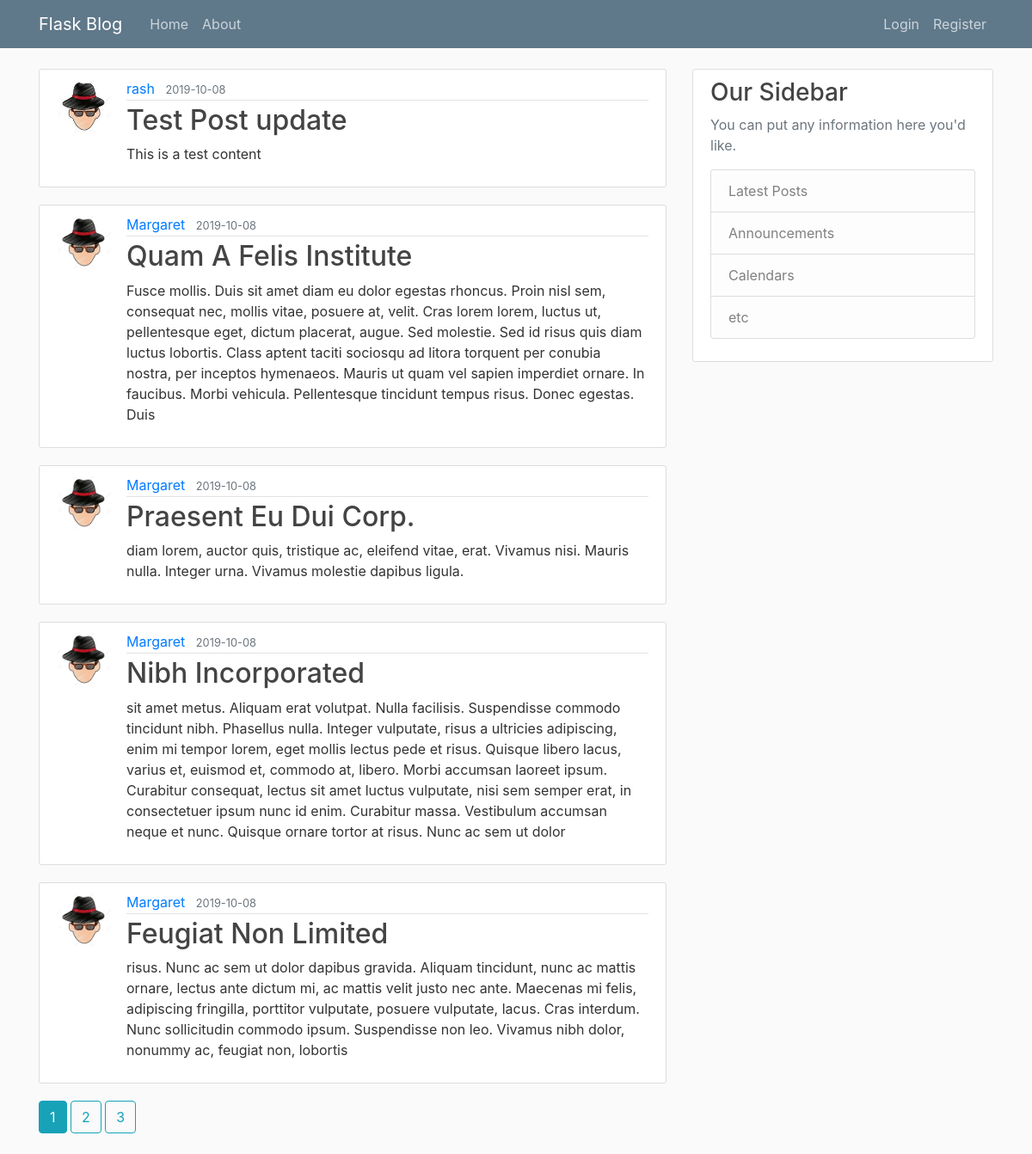
The page /home on the database its author committed.
### flaskblog/models.py (models this page shows, shortened)
class Post(db.Model):
    id = db.Column(db.Integer, primary_key=True)
    title = db.Column(db.String(200), nullable=False)
    date_posted = db.Column(db.DateTime, nullable=False,
                            default=datetime.utcnow)
    content = db.Column(db.Text, nullable=False)
    user_id = db.Column(db.Integer, db.ForeignKey('user.id'), nullable=False)

class User(db.Model, UserMixin):
    id = db.Column(db.Integer, primary_key=True)
    username = db.Column(db.String(20), unique=True, nullable=False)
    email = db.Column(db.String(120), unique=True, nullable=False)
    image_file = db.Column(db.String(20), nullable=False,
                           default='default.jpg')
    password = db.Column(db.String(60), nullable=False)
    posts = db.relationship('Post', backref='author', lazy=True)

### flaskblog/main/routes.py (the view)
@main.route('/')
@main.route('/home')
def home():
    page = request.args.get('page', 1, type=int)
    posts = Post.query.order_by(
        Post.date_posted.desc()).paginate(page=page, per_page=5)
    return render_template('home.html', posts=posts)

### flaskblog/templates/home.html (shortened to what this page needs)
{% extends "layout.html" %}
{% block content %}
{% for post in posts.items %}
<article class="media content-section">
    <img src="{{ url_for('static', filename='profile_pics/' + post.author.image_file) }}" alt=""
        class="rounded-circle article-img">
    <div class="media-body">
        <div class="article-metadata">
            <a class="mr-2"
                href="{{ url_for('users.user_post', username=post.author.username) }}">{{ post.author.username }}</a>
            <small class="text-muted">{{ post.date_posted.strftime('%Y-%m-%d') }}</small>
        </div>
        <h2><a class="article-title" href="{{ url_for('posts.post', post_id=post.id) }}">{{ post.title }}</a></h2>
        <p class="article-content">{{ post.content }}</p>
    </div>
</article>
{% endfor %}
{% for page_num in posts.iter_pages(left_edge=1, right_edge=1, left_current=1, right_current=2) %}
{% if page_num %}
{% if posts.page == page_num %}
<a href="{{ url_for('main.home', page=page_num) }}" class="btn btn-info mb-4">{{ page_num }}</a>
{% else %}
<a href="{{ url_for('main.home', page=page_num) }}" class="btn btn-outline-info mb-4">{{ page_num }}</a>
{% endif %}
{% endif %}
{% endfor %}
{% endblock content %}

### flaskblog/templates/layout.html (shortened to what this page needs)
<!DOCTYPE html>
<html lang="en">
<head>
    <link rel="stylesheet" href="https://stackpath.bootstrapcdn.com/bootstrap/4.3.1/css/bootstrap.min.css"
>
    <link rel="stylesheet" href="{{ url_for('static', filename='main.css') }}">
</head>
<body>
    <header class="site-header">
        <nav class="navbar navbar-expand-md navbar-dark bg-steel fixed-top">
            <div class="container">
                <a class="navbar-brand mr-4" href="/">Flask Blog</a>
                <div class="collapse navbar-collapse" id="navbarToggle">
                    <div class="navbar-nav mr-auto">
                        <a class="nav-item nav-link" href="{{ url_for('main.home') }}">Home</a>
                        <a class="nav-item nav-link" href="{{ url_for('main.about') }}">About</a>
                    </div>
                    <div class="navbar-nav">
                        {% if current_user.is_authenticated %}
                        <a class="nav-item nav-link" href="{{ url_for('posts.new_post') }}">New Post</a>
                        <a class="nav-item nav-link" href="{{ url_for('users.account') }}">Account</a>
                        <a class="nav-item nav-link" href="{{ url_for('users.logout') }}">Logout</a>
                        {% else %}
                        <a class="nav-item nav-link" href="{{ url_for('users.login') }}">Login</a>
                        <a class="nav-item nav-link" href="{{ url_for('users.register') }}">Register</a>
                        {% endif %}
                    </div>
                </div>
            </div>
        </nav>
    </header>
    <main role="main" class="container">
        <div class="row">
            <div class="col-md-8">
                {% block content %}{% endblock %}
            </div>
            <div class="col-md-4">
                <div class="content-section">
                    <h3>Our Sidebar</h3>
                    <p class='text-muted'>You can put any information here you'd like.
                        <ul class="list-group">
                            <li class="list-group-item list-group-item-light">Latest Posts</li>
                            <li class="list-group-item list-group-item-light">Announcements</li>
                            <li class="list-group-item list-group-item-light">Calendars</li>
                            <li class="list-group-item list-group-item-light">etc</li>
                        </ul>
                    </p>
                </div>
            </div>
        </div>
    </main>
</body>
</html>

### flaskblog/static/main.css (style rules this page uses)
body { background: #fafafa; color: #333333; margin-top: 5rem; }
h1, h2, h3, h4, h5, h6 { color: #444444; }
.bg-steel { background-color: #5f788a; }
.site-header .navbar-nav .nav-link { color: #cbd5db; }
.content-section { background: #ffffff; padding: 10px 20px; border: 1px solid #dddddd; border-radius: 3px; margin-bottom: 20px; }
.article-title { color: #444444; }
.article-content { white-space: pre-line; }
.article-img { height: 65px; width: 65px; margin-right: 16px; }
.article-metadata { padding-bottom: 1px; margin-bottom: 4px; border-bottom: 1px solid #e3e3e3 }

### rows shown on the page
Post: image_file (picture), author.username "rash", date_posted "2019-10-08", title "Test Post update", content "This is a test content"
Post: image_file (placeholder picture), author.username "Margaret", date_posted "2019-10-08", title "Quam A Felis Institute", content "Fusce mollis. Duis sit amet diam eu dolor egestas rhoncus. Proin nisl sem, consequat nec, mollis vitae, posuere at, velit. Cras lorem lorem, luctus ut, pellentesque eget, dictum placerat, augue. Sed molestie. Sed id risus quis diam luctus lobortis. Class aptent taciti sociosqu ad litora torquent per conubia nostra, per inceptos hymenaeos. Mauris ut quam vel sapien imperdiet ornare. In faucibus. Morbi vehicula. Pellentesque tincidunt tempus risus. Donec egestas. Duis"
Post: image_file (placeholder picture), author.username "Margaret", date_posted "2019-10-08", title "Praesent Eu Dui Corp.", content "diam lorem, auctor quis, tristique ac, eleifend vitae, erat. Vivamus nisi. Mauris nulla. Integer urna. Vivamus molestie dapibus ligula."
Post: image_file (placeholder picture), author.username "Margaret", date_posted "2019-10-08", title "Nibh Incorporated", content "sit amet metus. Aliquam erat volutpat. Nulla facilisis. Suspendisse commodo tincidunt nibh. Phasellus nulla. Integer vulputate, risus a ultricies adipiscing, enim mi tempor lorem, eget mollis lectus pede et risus. Quisque libero lacus, varius et, euismod et, commodo at, libero. Morbi accumsan laoreet ipsum. Curabitur consequat, lectus sit amet luctus vulputate, nisi sem semper erat, in consectetuer ipsum nunc id enim. Curabitur massa. Vestibulum accumsan neque et nunc. Quisque ornare tortor at risus. Nunc ac sem ut dolor"
Post: image_file (placeholder picture), author.username "Margaret", date_posted "2019-10-08", title "Feugiat Non Limited", content "risus. Nunc ac sem ut dolor dapibus gravida. Aliquam tincidunt, nunc ac mattis ornare, lectus ante dictum mi, ac mattis velit justo nec ante. Maecenas mi felis, adipiscing fringilla, porttitor vulputate, posuere vulputate, lacus. Cras interdum. Nunc sollicitudin commodo ipsum. Suspendisse non leo. Vivamus nibh dolor, nonummy ac, feugiat non, lobortis"

### other values the page prints
{{ page_num }} "1"
{{ page_num }} "2" "3"
